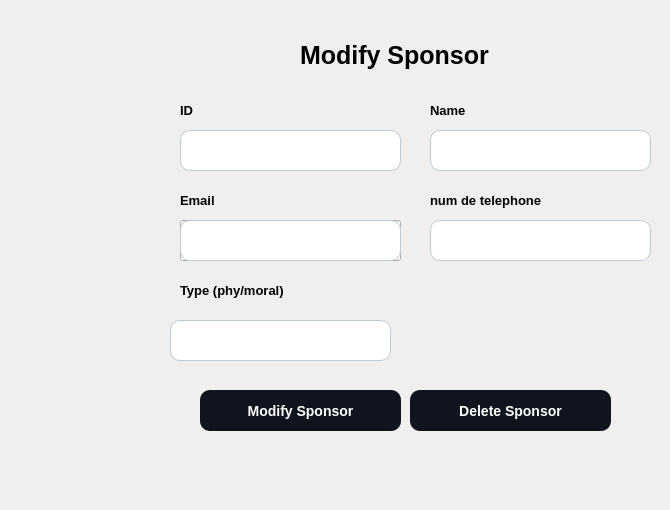
     <widget class="QWidget" name="page_8">
      <widget class="QLineEdit" name="emails_3">
       <property name="geometry">
        <rect>
         <x>180</x>
         <y>220</y>
         <width>221</width>
         <height>41</height>
        </rect>
       </property>
       <property name="styleSheet">
        <string notr="true">#type {
	background-color:white ; 
	border-radius:10px ; 
	font-size:13px ; 
	padding-left : 15px ; 
	border:1px solid #BFC9D3 ; 
}</string>
       </property>
      </widget>
      <widget class="QWidget" name="add_container_4" native="true">
       <property name="geometry">
        <rect>
         <x>150</x>
         <y>10</y>
         <width>511</width>
         <height>491</height>
        </rect>
       </property>
       <property name="styleSheet">
        <string notr="true">#add_container {
	background-color :white ; 
	border-radius :14px ; 
}</string>
       </property>
       <widget class="QLineEdit" name="types_8">
        <property name="geometry">
         <rect>
          <x>20</x>
          <y>310</y>
          <width>221</width>
          <height>41</height>
         </rect>
        </property>
        <property name="styleSheet">
         <string notr="true">	background-color:white ; 
	border-radius:10px ; 
	font-size:13px ; 
	padding-left : 15px ; 
	border:1px solid #BFC9D3 ; </string>
        </property>
       </widget>
       <widget class="QLabel" name="title1_4">
        <property name="geometry">
         <rect>
          <x>150</x>
          <y>30</y>
          <width>201</width>
          <height>31</height>
         </rect>
        </property>
        <property name="styleSheet">
         <string notr="true">
	font-size: 25px ; 
	font-weight:bold ; 
	
</string>
        </property>
        <property name="text">
         <string>Modify Sponsor</string>
        </property>
       </widget>
       <widget class="QLineEdit" name="emails_5">
        <property name="geometry">
         <rect>
          <x>30</x>
          <y>210</y>
          <width>221</width>
          <height>41</height>
         </rect>
        </property>
        <property name="styleSheet">
         <string notr="true">	background-color:white ; 
	border-radius:10px ; 
	font-size:13px ; 
	padding-left : 15px ; 
	border:1px solid #BFC9D3 ; </string>
        </property>
       </widget>
       <widget class="QPushButton" name="modify_spon">
        <property name="geometry">
         <rect>
          <x>50</x>
          <y>380</y>
          <width>201</width>
          <height>41</height>
         </rect>
        </property>
        <property name="cursor">
         <cursorShape>PointingHandCursor</cursorShape>
        </property>
        <property name="styleSheet">
         <string notr="true">QPushButton {
	background-color:#0F141E ; 
	border-radius:10px ; 
	color : white ; 
	font-size:14px ; 
	font-weight:bold; 
}

QPushButton::hover {
	background-color:#4AC7EA ; 
	color:white ; 
}</string>
        </property>
        <property name="text">
         <string>Modify Sponsor</string>
        </property>
       </widget>
       <widget class="QPushButton" name="delete_spon">
        <property name="geometry">
         <rect>
          <x>260</x>
          <y>380</y>
          <width>201</width>
          <height>41</height>
         </rect>
        </property>
        <property name="cursor">
         <cursorShape>PointingHandCursor</cursorShape>
        </property>
        <property name="styleSheet">
         <string notr="true">QPushButton {
	background-color:#0F141E ; 
	border-radius:10px ; 
	color : white ; 
	font-size:14px ; 
	font-weight:bold; 
}

QPushButton::hover {
	background-color:#D60002 ; 
	color:white ; 
}</string>
        </property>
        <property name="text">
         <string>Delete Sponsor</string>
        </property>
       </widget>
      </widget>
      <widget class="QLabel" name="label_45">
       <property name="geometry">
        <rect>
         <x>180</x>
         <y>100</y>
         <width>21</width>
         <height>21</height>
        </rect>
       </property>
       <property name="styleSheet">
        <string notr="true">font-size:13px;
font-weight:bold ; </string>
       </property>
       <property name="text">
        <string>ID</string>
       </property>
      </widget>
      <widget class="QLineEdit" name="nums_4">
       <property name="geometry">
        <rect>
         <x>430</x>
         <y>220</y>
         <width>221</width>
         <height>41</height>
        </rect>
       </property>
       <property name="styleSheet">
        <string notr="true">	background-color:white ; 
	border-radius:10px ; 
	font-size:13px ; 
	padding-left : 15px ; 
	border:1px solid #BFC9D3 ; </string>
       </property>
      </widget>
      <widget class="QLineEdit" name="IDss">
       <property name="geometry">
        <rect>
         <x>180</x>
         <y>130</y>
         <width>221</width>
         <height>41</height>
        </rect>
       </property>
       <property name="styleSheet">
        <string notr="true">
	background-color:white ; 
	border-radius:10px ; 
	font-size:13px ; 
	padding-left : 15px ; 
	border:1px solid #BFC9D3 ; 
</string>
       </property>
      </widget>
      <widget class="QLabel" name="label_46">
       <property name="geometry">
        <rect>
         <x>430</x>
         <y>100</y>
         <width>41</width>
         <height>21</height>
        </rect>
       </property>
       <property name="styleSheet">
        <string notr="true">font-size:13px;
font-weight:bold ; </string>
       </property>
       <property name="text">
        <string>Name</string>
       </property>
      </widget>
      <widget class="QLabel" name="label_47">
       <property name="geometry">
        <rect>
         <x>430</x>
         <y>190</y>
         <width>141</width>
         <height>21</height>
        </rect>
       </property>
       <property name="styleSheet">
        <string notr="true">font-size:13px;
font-weight:bold ; </string>
       </property>
       <property name="text">
        <string>num de telephone </string>
       </property>
      </widget>
      <widget class="QLabel" name="label_48">
       <property name="geometry">
        <rect>
         <x>180</x>
         <y>280</y>
         <width>141</width>
         <height>21</height>
        </rect>
       </property>
       <property name="styleSheet">
        <string notr="true">font-size:13px;
font-weight:bold ; </string>
       </property>
       <property name="text">
        <string>Type (phy/moral)</string>
       </property>
      </widget>
      <widget class="QLineEdit" name="names_4">
       <property name="geometry">
        <rect>
         <x>430</x>
         <y>130</y>
         <width>221</width>
         <height>41</height>
        </rect>
       </property>
       <property name="styleSheet">
        <string notr="true">	background-color:white ; 
	border-radius:10px ; 
	font-size:13px ; 
	padding-left : 15px ; 
	border:1px solid #BFC9D3 ; </string>
       </property>
      </widget>
      <widget class="QLabel" name="label_49">
       <property name="geometry">
        <rect>
         <x>180</x>
         <y>190</y>
         <width>51</width>
         <height>21</height>
        </rect>
       </property>
       <property name="styleSheet">
        <string notr="true">font-size:13px;
font-weight:bold ; </string>
       </property>
       <property name="text">
        <string>Email</string>
       </property>
      </widget>
     </widget>
